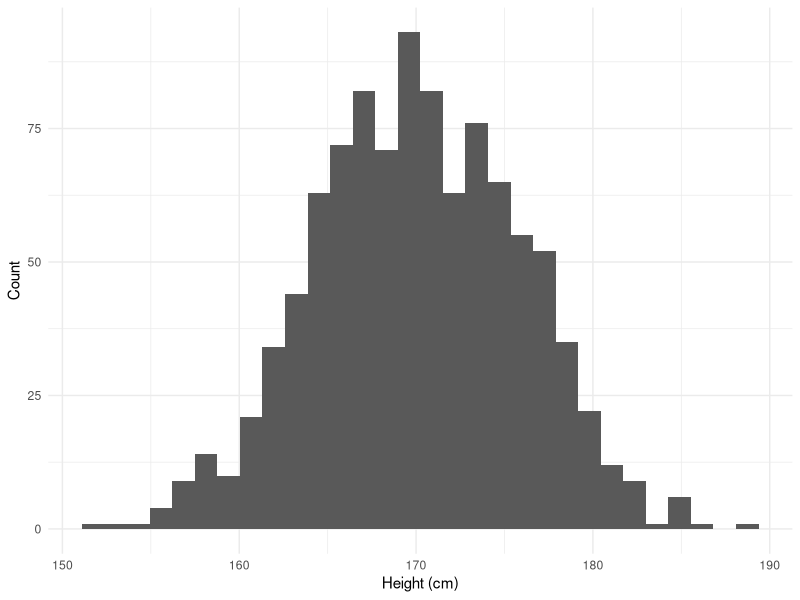

Source code (R):
## ---- chunk 1
library(tidyverse)
## ---- chunk 2
vec_cheating_party_monitoring <- round(rbeta(1763, 2, 11) * 100, 2)
vec_cheating_party_no_monitoring <- round(rbeta(1763, 6, 4) * 100, 2)

sim_election_monitoring <- tibble(station_id = 1:1763, 
                                  cheating_party_monitoring = vec_cheating_party_monitoring,
                                  cheating_party_no_monitoring = vec_cheating_party_no_monitoring)

sim_election_monitoring
## ---- chunk 3
sim_election_monitoring |> 
  mutate(difference = cheating_party_monitoring - cheating_party_no_monitoring)
## ---- chunk 4
vec_monitored <- rbinom(1763, 1, 0.5)

sim_factual_monitoring <- sim_election_monitoring |> 
  mutate(monitored = vec_monitored,
         cheating_party_monitoring = if_else(monitored == 1, cheating_party_monitoring, NA_real_),
         cheating_party_no_monitoring = if_else(monitored == 0, cheating_party_no_monitoring, NA_real_)) |> 
  relocate(monitored, .after = station_id)

sim_factual_monitoring
## ---- chunk 5
sim_election_monitoring
## ---- chunk 6
sim_election_monitoring |> 
  summarise(mean(cheating_party_monitoring)) |> 
  pull()
## ---- chunk 7
sim_election_monitoring |> 
  summarise(mean(cheating_party_no_monitoring)) |> 
  pull()
## ---- chunk 8
sim_heights <- tibble(
  id = 1:1000,
  height = rnorm(1000, 170, 6)
)

sim_heights
## ---- chunk 9
ggplot(sim_heights, aes(x = height)) + 
  geom_histogram() + 
  theme_minimal() + 
  labs(x = "Height (cm)",
       y = "Count")
## ---- chunk 10
assigned_heights <- sim_heights |> 
  rowwise() |> 
  mutate(assignment = rbinom(1, 1, 0.5))

assigned_heights
## ---- chunk 11
assigned_heights |> 
  group_by(assignment) |> 
  summarise(mean_height = mean(height))
## ---- chunk 12
sim_heights |> 
  rowwise() |> 
  mutate(assignment = rbinom(1, 1, 0.5)) |> 
  group_by(assignment) |> 
  summarise(mean_height = mean(height))
## ---- chunk 13
random_assignments <- function(trial) {
  
  sim_heights |> 
    rowwise() |> 
    mutate(assignment = rbinom(1, 1, 0.5)) |> 
    group_by(assignment) |> 
    summarise(mean_height = mean(height)) |> 
    mutate(trial_no = trial)
  
}

map(1:1000, random_assignments) |> 
  bind_rows() |> 
  group_by(assignment) |> 
  summarise(mean_mean_height = mean(mean_height))
## ---- chunk 14
sim_factual_monitoring
## ---- chunk 15
sim_averages <- sim_factual_monitoring |> 
  summarise(cheating_party_monitoring = mean(cheating_party_monitoring, na.rm = T),
            cheating_party_no_monitoring = mean(cheating_party_no_monitoring, na.rm = T))

sim_averages
## ---- chunk 16
sim_averages |> 
  mutate(difference = cheating_party_monitoring - cheating_party_no_monitoring)
## ---- chunk 17
vec_in_city <- rbinom(1763, 1, 0.3)

sim_observed_data <- tibble(station_id = 1:1763,
       in_city = vec_in_city) |> 
  rowwise() |> 
  mutate(monitored = if_else(in_city == 1, rbinom(1, 1, 0.6), rbinom(1, 1, 0.2)), 
         cheating_party_vote_share = case_when(in_city == 0 & monitored == 1 ~ rbeta(1, 2, 11),
                                               in_city == 1 & monitored == 1 ~ rbeta(1, 4, 4),
                                               in_city == 0 & monitored == 0 ~ rbeta(1, 2, 4),
                                               in_city == 1 & monitored == 0 ~ rbeta(1, 6, 4)))

sim_observed_data
## ---- chunk 18
avg_diff_observed <- sim_observed_data |> 
  group_by(monitored) |> 
  summarise(avg = mean(cheating_party_vote_share))

avg_diff_observed
## ---- chunk 19
sim_observed_data |> 
  group_by(monitored, in_city) |> 
  summarise(avg = mean(cheating_party_vote_share)) |> 
  arrange(in_city) |> 
  group_by(in_city) |> 
  mutate(difference = scales::percent(avg - lag(avg)))
